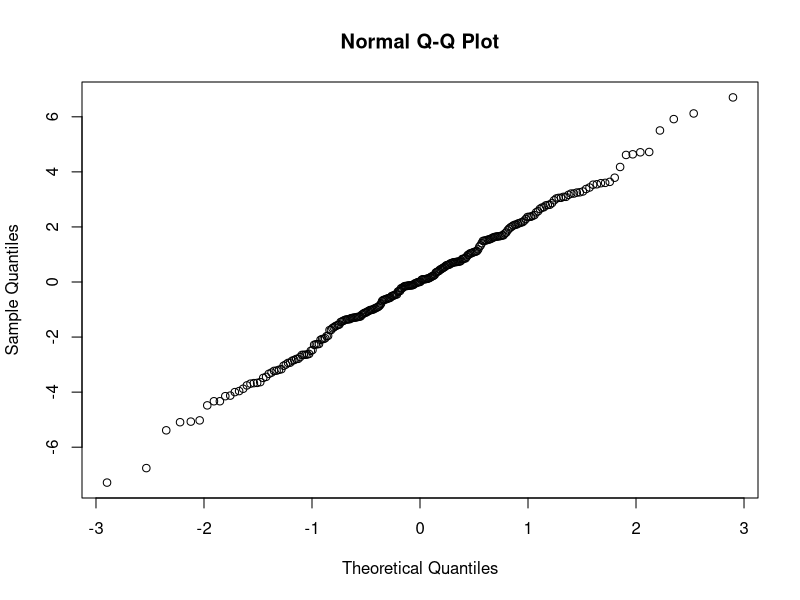
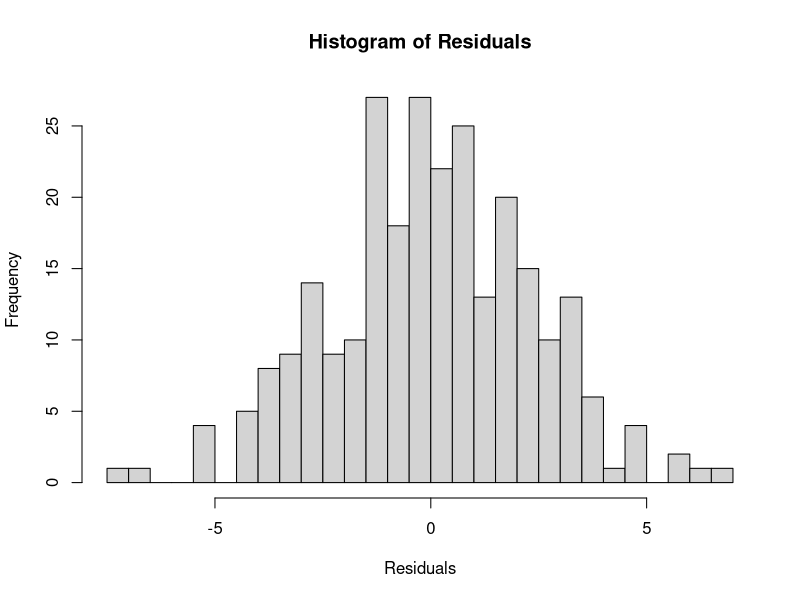
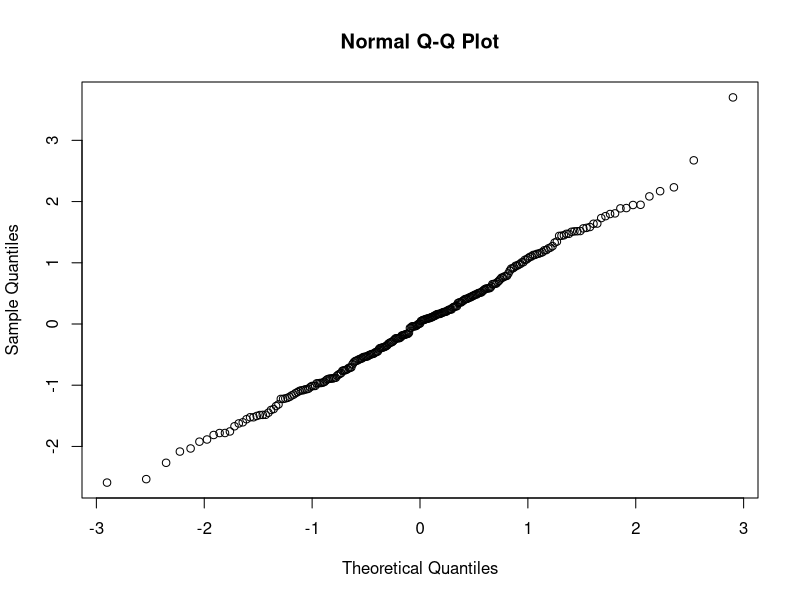
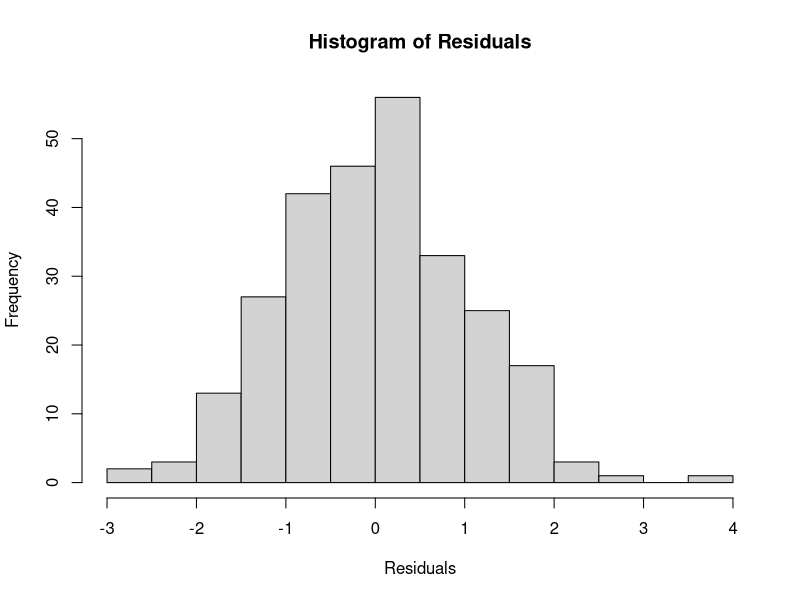
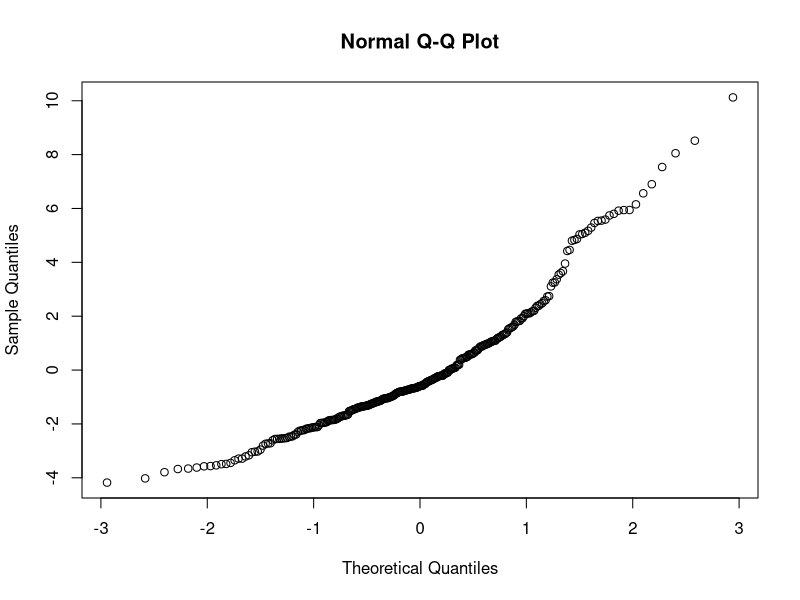
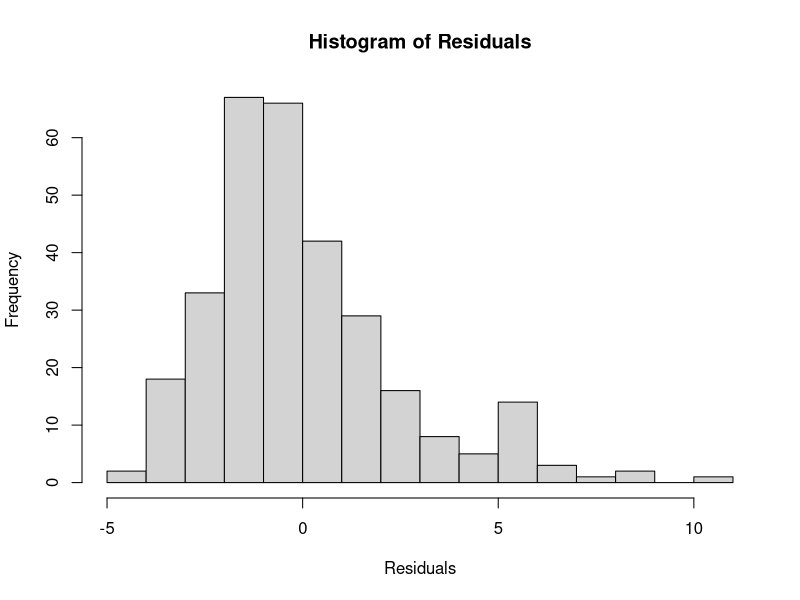
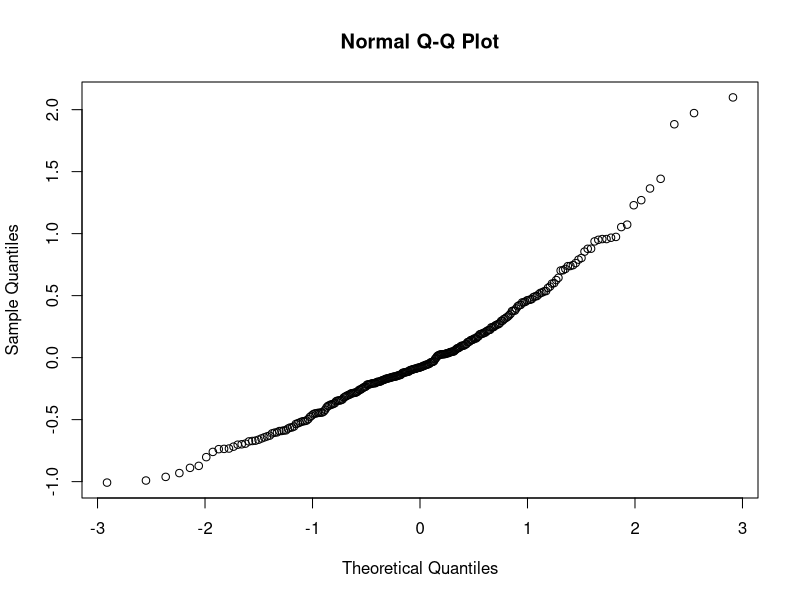
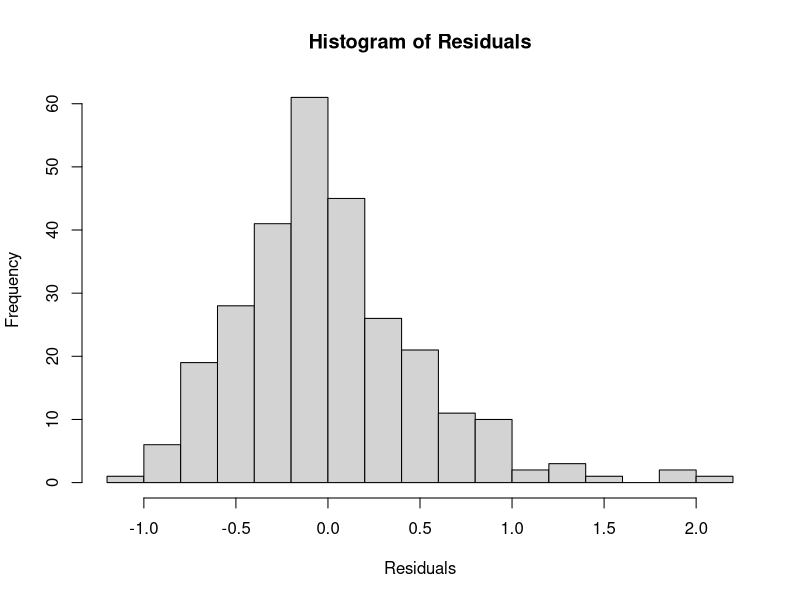

Reproduce these figures in R, in order.
## ---- chunk 1
#load packages
library(lme4)
library(tidyverse)
library(lmerTest)
library(car)
## ---- chunk 2
AC_22_fit <- read_csv(here::here("data_sheets", "compiled_sheets", "AC_mastersheet_Fitness-mains_2022.csv"))

AC_22_23_full <- read_csv(here::here("data_sheets", "compiled_sheets", "AC_22_23_full.csv"))
## ---- chunk 3
# Calculate the mean surv_to_flower for each group in AC_22_23_full and add it as a new column
AC_22_23_full <- AC_22_23_full %>%
  group_by(Year, Gen, Transect, Sequence, Donor, Recipient, SegPos) %>%
  mutate(prop_surv_to_flower = mean(surv_to_flower, na.rm = TRUE)) %>%
  ungroup()  # Remove grouping

AC_prop_sample <- AC_22_23_full %>%
  dplyr::select(c(Year, Gen, Transect, Sequence, Donor, Recipient, SegPos, prop_surv_to_flower))  %>%
    distinct()

AC_22_fit <- AC_22_fit %>%
  left_join(AC_prop_sample %>% dplyr::select(Year, Gen, Transect, Sequence, Donor, Recipient, SegPos, prop_surv_to_flower),
            by = c("Year", "Gen", "Transect", "Sequence", "Donor", "Recipient"))

# Create the new column
AC_22_fit <- AC_22_fit %>%
  mutate(est_fitness = prop_surv_to_flower * est_fecundity)
## ---- chunk 4
#log scale traits that are highly skewed
AC_22_fit$skel_dryweight_mg_SEG <- log(AC_22_fit$skel_dryweight_mg_SEG)
AC_22_fit$est_fecundity <- sqrt(AC_22_fit$est_fecundity + 1)
AC_22_fit$SLA_SEG <- log(AC_22_fit$SLA_SEG)
AC_22_fit$est_fitness <- sqrt(AC_22_fit$est_fitness)

#mean center the traits of interest
traits <- c("corolla_diam_mm_SEG", "skel_dryweight_mg_SEG", "fl_duration", "est_fecundity", "msm_all", "SLA_SEG", "LMA_SEG", "d13C_SEG","est_fitness")

# Mean center each trait
for (trait in traits) {
  trait_mean <- mean(AC_22_fit[[trait]], na.rm = TRUE)
  AC_22_fit[[paste0(trait, "_centered")]] <- AC_22_fit[[trait]] - trait_mean
}
## ---- chunk 5
# Create the mixed model for corolla area

corolla_model <- lmer(corolla_diam_mm_SEG_centered ~ (1 | Recipient) + (1 | Donor), data = AC_22_fit)

# Check if the model is singular
isSingular(corolla_model) #TRUE, likely due to over-fitting, will not include

corolla_model_2 <- lmer(corolla_diam_mm_SEG_centered ~ (1 | Transect) + (1 | Donor), data = AC_22_fit)

rand(corolla_model_2)#including Donor and Transect as random effects significantly improves the models fit

# Extract residuals from the model
residuals <- resid(corolla_model_2)

# Q-Q plot for normality
qqnorm(residuals) #looks good


# Histogram for normality
hist(residuals, breaks = 20, main = "Histogram of Residuals", xlab = "Residuals") #normal

#use Model 2 (Donor)
## ---- chunk 6


# Create the mixed model for skeleton weight, with skeleton weight log transformed
#skel_model <- lmer((skel_dryweight_mg_SEG_centered) ~ (1 | Recipient) + (1 | Donor), data = AC_22_fit)

skel_model <- lmer((skel_dryweight_mg_SEG_centered) ~ (1 | Donor), data = AC_22_fit)

# Extract residuals from the model
residuals <- resid(skel_model)

# Q-Q plot for normality
qqnorm(residuals) #looks good


# Histogram for normality
hist(residuals, breaks = 20, main = "Histogram of Residuals", xlab = "Residuals") #normal

# Test the significance of the random effects
#rand(skel_model) #none of these random effects significantly improve the model's fit


# Create the mixed model for skeleton weight, with skeleton weight log transformed
#skel_model_2 <- lmer(log(skel_dryweight_mg_SEG_centered) ~ (1 | Recipient) + (1 | Donor), data = AC_22_fit)

# Extract residuals from the model
#residuals <- resid(skel_model_2)

# Q-Q plot for normality
#qqnorm(residuals) #looks good


# Histogram for normality
#hist(residuals, breaks = 20, main = "Histogram of Residuals", xlab = "Residuals") #normal


# Compare models using AIC, BIC, and log-likelihood
#skel_model_comparison <- data.frame(
  #Model = c("skel_model", "skel_model_2"),
  #AIC = c(AIC(skel_model), AIC(skel_model_2)),
  #BIC = c(BIC(skel_model), BIC(skel_model_2)),
 # LogLikelihood = c(logLik(skel_model), logLik(skel_model_2))
#)

# Print model comparison
#print(skel_model_comparison)

#model 2 is the best

## ---- chunk 7
# Create the mixed model for flowering duration
fl_duration_model <- lmer(fl_duration_centered ~ (1 | Recipient) + (1 | Donor), data = AC_22_fit)

# Create the mixed model for flowering duration
fl_duration_model <- lmer(fl_duration_centered ~ (1 | Donor), data = AC_22_fit)

## ---- chunk 8
# Create the mixed model for estimated fecundity, sqrt transforming estimated fecundity
#est_fecundity_model <- lmer((est_fecundity_centered) ~ (1|Transect) + (1 | Recipient) + (1 | Donor), data = AC_22_fit)

est_fecundity_model <- lmer((est_fecundity_centered) ~ (1|Transect) + (1 | Donor), data = AC_22_fit)

# Extract residuals from the model
residuals <- resid(est_fecundity_model)

# Q-Q plot for normality
qqnorm(residuals) #good enough

# Histogram for normality
hist(residuals, breaks = 20, main = "Histogram of Residuals", xlab = "Residuals") #normal-ish

# Test the significance of the random effects
rand(est_fecundity_model) #Transect random effects significantly improve the model's fit

# Create the mixed model for estimated fecundity, sqrt transforming estimated fecundity
#est_fecundity_model_2 <- lmer(sqrt(est_fecundity_centered) ~ (1 | Recipient) + (1 | Donor), data = AC_22_fit)

# Extract residuals from the model
#residuals <- resid(est_fecundity_model_2)

# Q-Q plot for normality
#qqnorm(residuals) #good enough


# Histogram for normality
#hist(residuals, breaks = 20, main = "Histogram of Residuals", xlab = "Residuals") #normal-ish

#compare models
#anova(est_fecundity_model, est_fecundity_model_2)

# Compare models using AIC, BIC, and log-likelihood
#est_fecundity_model_comparison <- data.frame(
  #Model = c("est_fecundity_model", "est_fecundity_model_2"),
  #AIC = c(AIC(est_fecundity_model), AIC(est_fecundity_model_2)),
  #BIC = c(BIC(est_fecundity_model), BIC(est_fecundity_model_2)),
  #LogLikelihood = c(logLik(est_fecundity_model), logLik(est_fecundity_model_2))
#)

# Print model comparison
#print(est_fecundity_model_comparison)

#model 2 is the best
## ---- chunk 9
# Create the mixed model for mean seed mass, log transformed mean seed mass
msm_model <- lmer((msm_all_centered) ~ (1| Transect) + (1 | Recipient) + (1 | Donor), data = AC_22_fit)

# Extract residuals from the model
residuals <- resid(msm_model)

# Q-Q plot for normality
qqnorm(residuals) #good enough

# Histogram for normality
hist(residuals, breaks = 20, main = "Histogram of Residuals", xlab = "Residuals") #normal-ish

# Test the significance of the random effects
rand(msm_model) #none of these random effects significantly improve the model's fit


# Create the mixed model for mean seed mass, log transformed mean seed mass
msm_model_2 <- lmer((msm_all_centered) ~ (1 | Recipient) + (1 | Donor), data = AC_22_fit)

# Extract residuals from the model
residuals <- resid(msm_model_2)

# Q-Q plot for normality
qqnorm(residuals) #good enough

# Histogram for normality
hist(residuals, breaks = 20, main = "Histogram of Residuals", xlab = "Residuals") #normal-ish

#compare models
anova(msm_model, msm_model_2)


# Compare models using AIC, BIC, and log-likelihood
msm_model_comparison <- data.frame(
  Model = c("msm_model", "msm_model_2"),
  AIC = c(AIC(msm_model), AIC(msm_model_2)),
  BIC = c(BIC(msm_model), BIC(msm_model_2)),
  LogLikelihood = c(logLik(msm_model), logLik(msm_model_2))
)

# Print model comparison
print(msm_model_comparison)

#model 2 is the best

## ---- chunk 10
# Create the mixed model for SLA
SLA_model <- lmer((SLA_SEG_centered) ~ (1|Transect) + (1 | Recipient) + (1 | Donor), data = AC_22_fit)

# Extract residuals from the model
residuals <- resid(SLA_model)

# Q-Q plot for normality
qqnorm(residuals) #okay.. 


# Histogram for normality
hist(residuals, breaks = 20, main = "Histogram of Residuals", xlab = "Residuals") #definitely a few outliers, but maybe okay?

# Test the significance of the random effects
rand(SLA_model) #Transect and Recipient significantly improve the models fit

##adding in transect##
# Create the mixed model for SLA
#SLA_model_2 <- lmer(log(SLA_SEG_centered) ~ (1 | Recipient) + (1 | Donor), data = AC_22_fit)

# Extract residuals from the model
#residuals <- resid(SLA_model_2)

# Q-Q plot for normality
#qqnorm(residuals) #okay.. 


# Histogram for normality
#hist(residuals, breaks = 20, main = "Histogram of Residuals", xlab = "Residuals") #definitely a few outliers, but maybe okay?


# Compare models using AIC, BIC, and log-likelihood
#SLA_model_comparison <- data.frame(
  #Model = c("SLA_model", "SLA_model_2"),
  #AIC = c(AIC(SLA_model), AIC(SLA_model_2)),
  #BIC = c(BIC(SLA_model), BIC(SLA_model_2)),
  #LogLikelihood = c(logLik(SLA_model), logLik(SLA_model_2))
#)

# Print model comparison
#print(SLA_model_comparison)

#model 1 is the best

## ---- chunk 11
# Create the mixed model for mean seed mass, log transformed mean seed mass
LMA_model <- lmer(LMA_SEG_centered ~ (1|Transect) + (1 | Recipient) + (1 | Donor), data = AC_22_fit)

LMA_model

# Extract residuals from the model
residuals <- resid(LMA_model)

# Q-Q plot for normality
qqnorm(residuals) #good


# Histogram for normality
hist(residuals, breaks = 20, main = "Histogram of Residuals", xlab = "Residuals") #normal-ish

# Test the significance of the random effects
rand(LMA_model) #Transect significantly improves the models fit


# Create the mixed model for d13C, log transformed mean seed mass
#LMA_model_2 <- lmer(LMA_SEG_centered ~ (1 | Recipient) + (1 | Donor), data = AC_22_fit)

# Extract residuals from the model
#residuals <- resid(LMA_model_2)

# Q-Q plot for normality
#qqnorm(residuals) #good enough


# Histogram for normality
#hist(residuals, breaks = 20, main = "Histogram of Residuals", xlab = "Residuals") #normal-ish

# Compare models using AIC, BIC, and log-likelihood
#LMA_model_comparison <- data.frame(
 # Model = c("LMA_model", "LMA_model_2"),
 # AIC = c(AIC(LMA_model), AIC(LMA_model_2)),
 # BIC = c(BIC(LMA_model), BIC(LMA_model_2)),
 # LogLikelihood = c(logLik(LMA_model), logLik(LMA_model_2))
#)

# Print model comparison
#print(LMA_model_comparison)

#model 1 is the best
## ---- chunk 12
# Create the mixed model for d13C, log transformed mean seed mass
d13C_model <- lmer(d13C_SEG_centered ~ (1|Transect) + (1 | Recipient) + (1 | Donor), data = AC_22_fit)

# Extract residuals from the model
residuals <- resid(d13C_model)

# Q-Q plot for normality
qqnorm(residuals) #good enough

# Histogram for normality
hist(residuals, breaks = 20, main = "Histogram of Residuals", xlab = "Residuals") #normal-ish

# Test the significance of the random effects
rand(d13C_model) #all Random effects significantly improve the models fit!


# Create the mixed model for d13C, log transformed mean seed mass
#d13C_model_2 <- lmer(d13C_SEG_centered ~ (1 | Recipient) + (1 | Donor), data = AC_22_fit)

# Extract residuals from the model
#residuals <- resid(d13C_model_2)

# Q-Q plot for normality
#qqnorm(residuals) #good enough


# Histogram for normality
#hist(residuals, breaks = 20, main = "Histogram of Residuals", xlab = "Residuals") #normal-ish

# Compare models using AIC, BIC, and log-likelihood
#d13C_model_comparison <- data.frame(
  #Model = c("d13C_model", "d13C_model_2"),
  #AIC = c(AIC(d13C_model), AIC(d13C_model_2)),
  #BIC = c(BIC(d13C_model), BIC(d13C_model_2)),
  #LogLikelihood = c(logLik(d13C_model), logLik(d13C_model_2))
#)

# Print model comparison
#print(d13C_model_comparison)

#model 1 is the best

## ---- chunk 13
# Create the mixed model for d13C, log transformed mean seed mass
est_fitness_model <- lmer(est_fitness_centered ~ (1|Transect) + (1 | Recipient) + (1 | Donor), data = AC_22_fit)

est_fitness_model

# Extract residuals from the model
residuals <- resid(est_fitness_model)

# Q-Q plot for normality
qqnorm(residuals) #good enough

# Histogram for normality
hist(residuals, breaks = 20, main = "Histogram of Residuals", xlab = "Residuals") #normal-ish

# Test the significance of the random effects
rand(est_fitness_model) #all Random effects significantly improve the models fit!

## ---- chunk 14
# Function to round values to a specified number of significant digits
round_df <- function(df, digits) {
  df[] <- lapply(df, function(x) if(is.numeric(x)) signif(x, digits) else x)
  return(df)
}

# Function to extract variance components and calculate required values
calculate_variances <- function(model, trait_name) {
  var_components <- as.data.frame(VarCorr(model))
  
  # Initialize variables
  V_mat <- NA
  V_sd_mat <- NA
  Va_mat <- NA
  V_pat <- NA
  V_sd_pat <- NA
  Va_pat <- NA
  res_var <- NA
  Vp <- NA
  Vp_sd <- NA
  h2 <- NA
  
  # Check if "Recipient" is included as a random effect
  if ("Recipient" %in% var_components$grp) {
    V_mat <- var_components$vcov[var_components$grp == "Recipient"]
    V_sd_mat <- sqrt(V_mat)
    Va_mat <- V_mat * 4
  }
  
  # Calculate other variance components
  if ("Donor" %in% var_components$grp) {
    V_pat <- var_components$vcov[var_components$grp == "Donor"]
    V_sd_pat <- sqrt(V_pat)
    Va_pat <- V_pat * 4
  }
  
  if ("Residual" %in% var_components$grp) {
    res_var <- var_components$vcov[var_components$grp == "Residual"]
  }
  
  # Calculate total phenotypic variance and narrow-sense heritability if components are available
  if (!is.na(Va_mat) & !is.na(Va_pat) & !is.na(res_var)) {
    Vp <- Va_mat + Va_pat + res_var
    Vp_sd <- sqrt(Vp)
    h2 <- Va_pat / Vp  # assumed calculation
  }
  
  # Extract the number of observations
  n_obs <- nobs(model)
  
  # Create the dataframe and add the traits column
  df <- data.frame(traits = trait_name, V_mat, V_sd_mat, Va_mat, V_pat, V_sd_pat, Va_pat, Vp, Vp_sd, h2, n_obs)
  
  # Round the dataframe values to four significant digits
  df <- round_df(df, 4)
  
  return(df)
}

# Calculate variances for each model and add trait names
skel_variances <- calculate_variances(skel_model, "skel_biomass_mg")
est_fecundity_variances <- calculate_variances(est_fecundity_model, "estimated_fecundity")
msm_variances <- calculate_variances(msm_model_2, "mean_seed_mass")
SLA_variances <- calculate_variances(SLA_model, "SLA")
LMA_variances <- calculate_variances(LMA_model, "LMA")
d13C_variances <- calculate_variances(d13C_model, "delta_C_13")
est_fitness_variances <- calculate_variances(est_fitness_model, "est_fitness")

# Combine the results into a single dataframe
variance_AC_2022 <- rbind(
  skel_variances,
  d13C_variances,
  est_fecundity_variances,
  msm_variances,
  SLA_variances,
  est_fitness_variances
)

# Print the dataframe
print(variance_AC_2022)

## ---- chunk 15
#Save the csv file if you want
write_csv(x = variance_AC_2022, here::here("data_sheets", "compiled_sheets", "AC_Va_h2_R_2022.csv"))

#Save the csv file if you want
write_csv(x = AC_22_fit, here::here("data_sheets", "compiled_sheets", "AC_22_fit.csv"))
